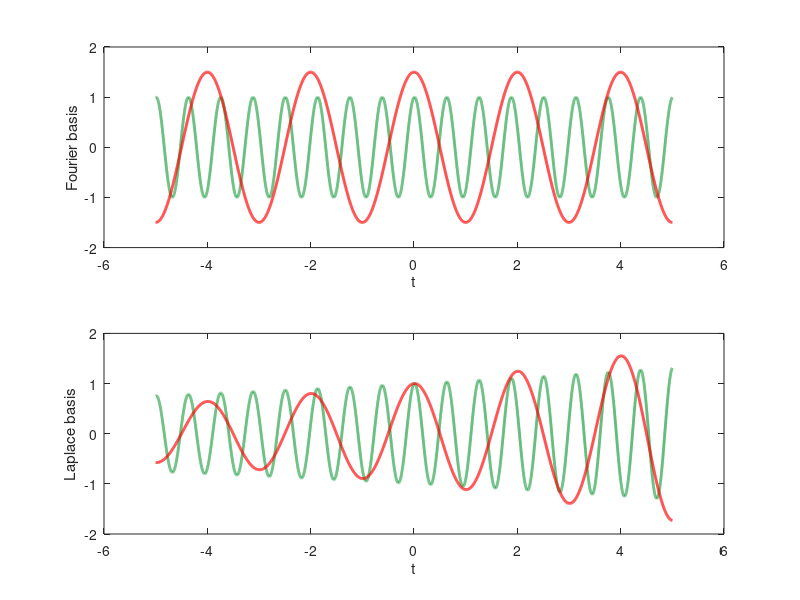

Write MATLAB code to recreate this figure. (Note: this script raises an error after producing the figure.)
clear; close all; clc;

fs = 1000;
t = -5:1/fs:5;

f1 = 1.6;
f2 = 0.5;
sigma = 1.1;

figure;
subplot(2,1,1);
plot(t, cos(2*pi*f1*t-0.1),'color',[50, 168, 82]/255,'linewidth',2)
hold on;
plot(t, 1.5 * cos(2*pi*f2*t),'color','r','linewidth',2)
ylim([-2, 2])
xlabel('t');
ylabel('Fourier basis');

subplot(2,1,2);
plot(t, exp(sigma*t/20) .* cos(2*pi*f1*t-0.1),'color',[50, 168, 82]/255,'linewidth',2)
ylim([-2, 2])
hold on;
plot(t, exp(sigma*t/10) .* cos(2*pi*f2*t),'color','r','linewidth',2)
ylim([-2, 2])
xlabel('t');
ylabel('Laplace basis');

%%

plotXY(-2.5, 2.5, -2.5, 2.5)